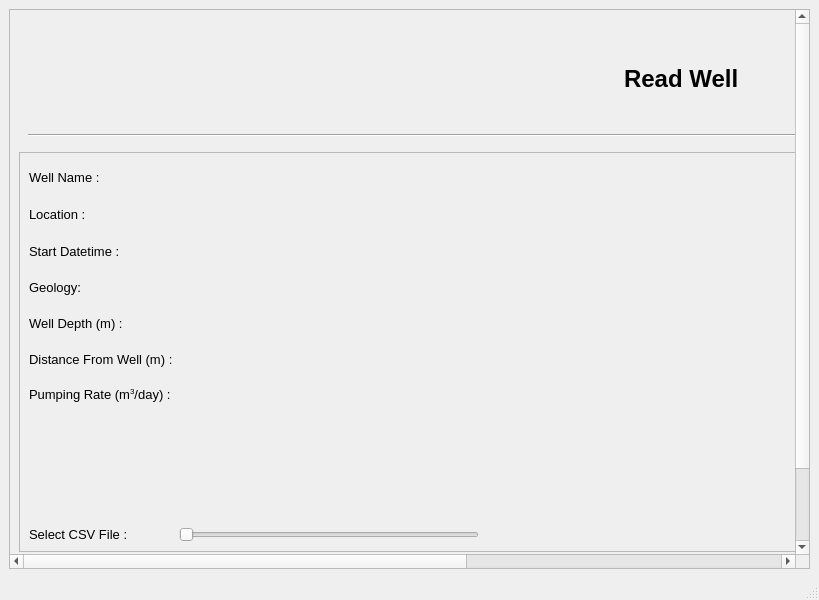
<?xml version="1.0" encoding="UTF-8"?>
<ui version="4.0">
 <class>MainWindow</class>
 <widget class="QMainWindow" name="MainWindow">
  <property name="geometry">
   <rect>
    <x>0</x>
    <y>0</y>
    <width>819</width>
    <height>600</height>
   </rect>
  </property>
  <property name="windowTitle">
   <string>MainWindow</string>
  </property>
  <widget class="QWidget" name="centralwidget">
   <layout class="QHBoxLayout" name="horizontalLayout_6">
    <item>
     <widget class="QScrollArea" name="scrollArea">
      <property name="widgetResizable">
       <bool>true</bool>
      </property>
      <widget class="QWidget" name="scrollAreaWidgetContents">
       <property name="geometry">
        <rect>
         <x>0</x>
         <y>0</y>
         <width>1338</width>
         <height>632</height>
        </rect>
       </property>
       <layout class="QVBoxLayout" name="verticalLayout_2">
        <item>
         <widget class="QWidget" name="widget" native="true">
          <property name="minimumSize">
           <size>
            <width>0</width>
            <height>100</height>
           </size>
          </property>
          <property name="maximumSize">
           <size>
            <width>16777215</width>
            <height>80</height>
           </size>
          </property>
          <layout class="QHBoxLayout" name="horizontalLayout_4">
           <item>
            <widget class="QWidget" name="widget_6" native="true">
             <property name="minimumSize">
              <size>
               <width>0</width>
               <height>0</height>
              </size>
             </property>
             <property name="maximumSize">
              <size>
               <width>80</width>
               <height>100</height>
              </size>
             </property>
            </widget>
           </item>
           <item alignment="Qt::AlignHCenter">
            <widget class="QLabel" name="label">
             <property name="minimumSize">
              <size>
               <width>0</width>
               <height>50</height>
              </size>
             </property>
             <property name="font">
              <font>
               <pointsize>18</pointsize>
               <weight>75</weight>
               <bold>true</bold>
              </font>
             </property>
             <property name="text">
              <string>Read Well</string>
             </property>
            </widget>
           </item>
           <item>
            <widget class="QLabel" name="label_9">
             <property name="maximumSize">
              <size>
               <width>80</width>
               <height>100</height>
              </size>
             </property>
             <property name="text">
              <string/>
             </property>
             <property name="pixmap">
              <pixmap>logo.png</pixmap>
             </property>
             <property name="scaledContents">
              <bool>true</bool>
             </property>
            </widget>
           </item>
          </layout>
         </widget>
        </item>
        <item>
         <widget class="QWidget" name="widget_5" native="true">
          <layout class="QVBoxLayout" name="verticalLayout_3">
           <item>
            <widget class="Line" name="line_3">
             <property name="orientation">
              <enum>Qt::Horizontal</enum>
             </property>
            </widget>
           </item>
          </layout>
         </widget>
        </item>
        <item>
         <widget class="QFrame" name="frame">
          <property name="minimumSize">
           <size>
            <width>0</width>
            <height>400</height>
           </size>
          </property>
          <property name="frameShape">
           <enum>QFrame::StyledPanel</enum>
          </property>
          <property name="frameShadow">
           <enum>QFrame::Raised</enum>
          </property>
          <layout class="QGridLayout" name="gridLayout">
           <item row="2" column="5">
            <widget class="QWidget" name="widget_2" native="true">
             <layout class="QHBoxLayout" name="horizontalLayout_3">
              <item>
               <widget class="QLabel" name="label_4">
                <property name="text">
                 <string>Latitude :</string>
                </property>
               </widget>
              </item>
              <item>
               <widget class="QLabel" name="latitude_value">
                <property name="minimumSize">
                 <size>
                  <width>50</width>
                  <height>0</height>
                 </size>
                </property>
                <property name="text">
                 <string/>
                </property>
               </widget>
              </item>
              <item>
               <widget class="QLabel" name="label_8">
                <property name="text">
                 <string>Longitude :</string>
                </property>
               </widget>
              </item>
              <item>
               <widget class="QLabel" name="longitude_value">
                <property name="minimumSize">
                 <size>
                  <width>50</width>
                  <height>0</height>
                 </size>
                </property>
                <property name="text">
                 <string/>
                </property>
               </widget>
              </item>
             </layout>
            </widget>
           </item>
           <item row="12" column="5">
            <widget class="QWidget" name="widget_7" native="true">
             <layout class="QHBoxLayout" name="horizontalLayout_5"/>
            </widget>
           </item>
           <item row="4" column="4">
            <widget class="QLabel" name="label_11">
             <property name="minimumSize">
              <size>
               <width>0</width>
               <height>30</height>
              </size>
             </property>
             <property name="font">
              <font>
               <pointsize>10</pointsize>
              </font>
             </property>
             <property name="text">
              <string>Duration of Pumping Test (min) :</string>
             </property>
            </widget>
           </item>
           <item row="8" column="0">
            <widget class="QLabel" name="label_15">
             <property name="minimumSize">
              <size>
               <width>0</width>
               <height>30</height>
              </size>
             </property>
             <property name="font">
              <font>
               <pointsize>10</pointsize>
              </font>
             </property>
             <property name="text">
              <string>Distance From Well (m) :</string>
             </property>
            </widget>
           </item>
           <item row="12" column="0">
            <widget class="QLabel" name="label_12">
             <property name="minimumSize">
              <size>
               <width>0</width>
               <height>30</height>
              </size>
             </property>
             <property name="font">
              <font>
               <pointsize>10</pointsize>
              </font>
             </property>
             <property name="text">
              <string>Pumping Rate (m&lt;sup&gt;3&lt;/sup&gt;/day) :</string>
             </property>
            </widget>
           </item>
           <item row="6" column="0">
            <widget class="QLabel" name="label_20">
             <property name="minimumSize">
              <size>
               <width>0</width>
               <height>30</height>
              </size>
             </property>
             <property name="font">
              <font>
               <pointsize>10</pointsize>
              </font>
             </property>
             <property name="text">
              <string>Well Depth (m) :</string>
             </property>
            </widget>
           </item>
           <item row="3" column="4">
            <widget class="QLabel" name="label_18">
             <property name="minimumSize">
              <size>
               <width>0</width>
               <height>30</height>
              </size>
             </property>
             <property name="font">
              <font>
               <pointsize>10</pointsize>
              </font>
             </property>
             <property name="text">
              <string>End Datetime :</string>
             </property>
            </widget>
           </item>
           <item row="12" column="4">
            <widget class="QLabel" name="label_10">
             <property name="minimumSize">
              <size>
               <width>0</width>
               <height>30</height>
              </size>
             </property>
             <property name="font">
              <font>
               <pointsize>10</pointsize>
              </font>
             </property>
             <property name="text">
              <string>Zones tapped (bgl-m) :</string>
             </property>
            </widget>
           </item>
           <item row="1" column="0">
            <widget class="QLabel" name="label_2">
             <property name="minimumSize">
              <size>
               <width>0</width>
               <height>30</height>
              </size>
             </property>
             <property name="font">
              <font>
               <pointsize>10</pointsize>
              </font>
             </property>
             <property name="text">
              <string>Well Name :</string>
             </property>
            </widget>
           </item>
           <item row="14" column="0">
            <widget class="QLabel" name="label_21">
             <property name="font">
              <font>
               <pointsize>10</pointsize>
              </font>
             </property>
             <property name="text">
              <string>Select CSV File :</string>
             </property>
            </widget>
           </item>
           <item row="2" column="0">
            <widget class="QLabel" name="label_7">
             <property name="minimumSize">
              <size>
               <width>0</width>
               <height>30</height>
              </size>
             </property>
             <property name="font">
              <font>
               <pointsize>10</pointsize>
              </font>
             </property>
             <property name="text">
              <string>Location :</string>
             </property>
            </widget>
           </item>
           <item row="8" column="4">
            <widget class="QLabel" name="label_14">
             <property name="minimumSize">
              <size>
               <width>0</width>
               <height>30</height>
              </size>
             </property>
             <property name="font">
              <font>
               <pointsize>10</pointsize>
              </font>
             </property>
             <property name="text">
              <string>Static Water Level (m-bgl) :</string>
             </property>
            </widget>
           </item>
           <item row="2" column="3">
            <widget class="QLabel" name="label_5">
             <property name="text">
              <string/>
             </property>
            </widget>
           </item>
           <item row="1" column="4">
            <widget class="QLabel" name="label_3">
             <property name="minimumSize">
              <size>
               <width>0</width>
               <height>30</height>
              </size>
             </property>
             <property name="font">
              <font>
               <pointsize>10</pointsize>
              </font>
             </property>
             <property name="text">
              <string>Performed By :</string>
             </property>
            </widget>
           </item>
           <item row="2" column="4">
            <widget class="QLabel" name="label_6">
             <property name="minimumSize">
              <size>
               <width>0</width>
               <height>30</height>
              </size>
             </property>
             <property name="font">
              <font>
               <pointsize>10</pointsize>
              </font>
             </property>
             <property name="text">
              <string>Coordinates :</string>
             </property>
            </widget>
           </item>
           <item row="6" column="4">
            <widget class="QLabel" name="label_16">
             <property name="minimumSize">
              <size>
               <width>0</width>
               <height>30</height>
              </size>
             </property>
             <property name="font">
              <font>
               <pointsize>10</pointsize>
              </font>
             </property>
             <property name="text">
              <string>Well Diameter (m) :</string>
             </property>
            </widget>
           </item>
           <item row="3" column="0">
            <widget class="QLabel" name="label_17">
             <property name="minimumSize">
              <size>
               <width>0</width>
               <height>30</height>
              </size>
             </property>
             <property name="font">
              <font>
               <pointsize>10</pointsize>
              </font>
             </property>
             <property name="text">
              <string>Start Datetime :</string>
             </property>
            </widget>
           </item>
           <item row="4" column="0">
            <widget class="QLabel" name="label_13">
             <property name="minimumSize">
              <size>
               <width>0</width>
               <height>30</height>
              </size>
             </property>
             <property name="font">
              <font>
               <pointsize>10</pointsize>
              </font>
             </property>
             <property name="text">
              <string>Geology:</string>
             </property>
            </widget>
           </item>
           <item row="12" column="2">
            <widget class="QLabel" name="pumpingrate_value">
             <property name="text">
              <string/>
             </property>
            </widget>
           </item>
           <item row="1" column="5">
            <widget class="QLabel" name="performedby_value">
             <property name="text">
              <string/>
             </property>
            </widget>
           </item>
           <item row="1" column="2">
            <widget class="QLabel" name="wellname_value">
             <property name="text">
              <string/>
             </property>
            </widget>
           </item>
           <item row="13" column="5">
            <widget class="QTableWidget" name="zones_tapped_table">
             <property name="minimumSize">
              <size>
               <width>0</width>
               <height>70</height>
              </size>
             </property>
             <attribute name="horizontalHeaderStretchLastSection">
              <bool>true</bool>
             </attribute>
             <column>
              <property name="text">
               <string>Start</string>
              </property>
             </column>
             <column>
              <property name="text">
               <string>End</string>
              </property>
             </column>
            </widget>
           </item>
           <item row="2" column="2">
            <widget class="QLabel" name="location_value">
             <property name="text">
              <string/>
             </property>
            </widget>
           </item>
           <item row="4" column="5">
            <widget class="QLabel" name="testduration_value">
             <property name="text">
              <string/>
             </property>
            </widget>
           </item>
           <item row="3" column="5">
            <widget class="QLabel" name="enddatetime_value">
             <property name="text">
              <string/>
             </property>
            </widget>
           </item>
           <item row="14" column="3">
            <widget class="QLabel" name="label_19">
             <property name="minimumSize">
              <size>
               <width>100</width>
               <height>0</height>
              </size>
             </property>
             <property name="text">
              <string/>
             </property>
            </widget>
           </item>
           <item row="4" column="2">
            <widget class="QLabel" name="geology_value">
             <property name="minimumSize">
              <size>
               <width>300</width>
               <height>0</height>
              </size>
             </property>
             <property name="text">
              <string/>
             </property>
            </widget>
           </item>
           <item row="3" column="2">
            <widget class="QLabel" name="startdatetime_value">
             <property name="text">
              <string/>
             </property>
            </widget>
           </item>
           <item row="8" column="5">
            <widget class="QLabel" name="statiwaterlevel_value">
             <property name="text">
              <string/>
             </property>
            </widget>
           </item>
           <item row="6" column="5">
            <widget class="QLabel" name="welldiameter_value">
             <property name="text">
              <string/>
             </property>
            </widget>
           </item>
           <item row="6" column="2">
            <widget class="QLabel" name="welldepth_value">
             <property name="text">
              <string/>
             </property>
            </widget>
           </item>
           <item row="8" column="2">
            <widget class="QLabel" name="distancefromwell_value">
             <property name="text">
              <string/>
             </property>
            </widget>
           </item>
           <item row="14" column="1">
            <widget class="QSlider" name="horizontalSlider">
             <property name="minimumSize">
              <size>
               <width>300</width>
               <height>0</height>
              </size>
             </property>
             <property name="orientation">
              <enum>Qt::Horizontal</enum>
             </property>
            </widget>
           </item>
          </layout>
         </widget>
        </item>
        <item>
         <widget class="QWidget" name="widget_4" native="true">
          <layout class="QHBoxLayout" name="horizontalLayout_2">
           <item>
            <widget class="Line" name="line_2">
             <property name="orientation">
              <enum>Qt::Horizontal</enum>
             </property>
            </widget>
           </item>
          </layout>
         </widget>
        </item>
        <item>
         <widget class="QWidget" name="widget_3" native="true">
          <layout class="QHBoxLayout" name="horizontalLayout">
           <item>
            <widget class="QPushButton" name="back_button">
             <property name="minimumSize">
              <size>
               <width>100</width>
               <height>30</height>
              </size>
             </property>
             <property name="maximumSize">
              <size>
               <width>200</width>
               <height>16777215</height>
              </size>
             </property>
             <property name="text">
              <string>Back</string>
             </property>
            </widget>
           </item>
           <item>
            <widget class="QPushButton" name="save_button">
             <property name="minimumSize">
              <size>
               <width>100</width>
               <height>30</height>
              </size>
             </property>
             <property name="maximumSize">
              <size>
               <width>200</width>
               <height>16777215</height>
              </size>
             </property>
             <property name="text">
              <string>Submit</string>
             </property>
            </widget>
           </item>
          </layout>
         </widget>
        </item>
       </layout>
      </widget>
     </widget>
    </item>
   </layout>
  </widget>
  <widget class="QMenuBar" name="menubar">
   <property name="geometry">
    <rect>
     <x>0</x>
     <y>0</y>
     <width>819</width>
     <height>21</height>
    </rect>
   </property>
  </widget>
  <widget class="QStatusBar" name="statusbar"/>
 </widget>
 <resources/>
 <connections/>
</ui>
